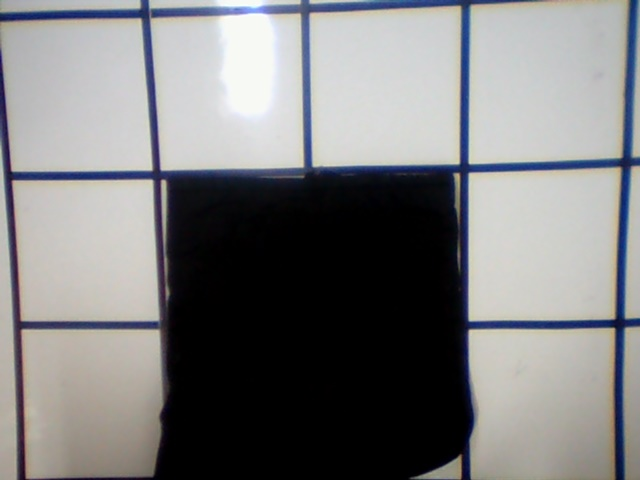
//> input picture Laberinto/p5.jpg, 640 x 480 px
$ ./FinalR1   (built with g++ and OpenCV 4)
//> lines starting //> are read from the running program, lines starting //| are printed output that depends on the picture; after the words box and inside, x2 and y2 are one past the last pixel; in counts of white or black regions, pixels touching at a corner belong together
#include <iostream>
#include <opencv2/highgui/highgui.hpp>
#include <opencv2/imgproc/imgproc.hpp>
#include <queue>
#include <vector>

#define RMAX 9
#define CMAX 13
#define INF 1000000000

using namespace std;
using namespace cv;

class Nodo {
public:
	int fila, columna;

	Nodo() {

	}

	// [4 lines left out: function Nodo, not called in this run]
};

const int di[] = {1, -1, 0, 0};
const int dj[] = {0, 0, 1, -1};
int mapa[RMAX][CMAX] = {
	{0, 0, 0, 1, 0, 0, 0, 0, 0, 0, 0, 0, 0},
	{0, 0, 0, 1, 0, 0, 1, 1, 1, 1, 1, 0, 0},
	{0, 0, 0, 1, 1, 1, 1, 0, 0, 0, 1, 0, 0},
	{0, 0, 0, 0, 0, 0, 0, 0, 0, 0, 1, 0, 0},
	{1, 1, 1, 1, 1, 0, 1, 1, 1, 1, 1, 1, 1},
	{1, 0, 1, 0, 1, 0, 1, 0, 0, 0, 1, 0, 1},
	{1, 0, 1, 0, 1, 0, 1, 0, 0, 1, 1, 0, 1},
	{1, 0, 1, 1, 1, 1, 1, 0, 0, 1, 0, 0, 1},
	{0, 0, 0, 0, 0, 0, 0, 0, 0, 1, 0, 0, 0}
};
int dist[RMAX][CMAX];
int R = 9, C = 13;
Nodo padre[RMAX][CMAX];

// [49 lines left out: function obtenerCamino, not called in this run]

int distancia(Point x1, Point x2)/// entre adyacentes
{
	return (int)sqrt(pow(x1.x - x2.x, 2) + pow(x1.y - x2.y, 2));
}

Point centro(Point Izq, Point Op) {		/// Ecuentra el centro del cuadrado

	int Px, Py;
	Px = ((Op.x - Izq.x) / 2) + Izq.x;
	Py = ((Op.y - Izq.y) / 2) + Izq.y;
	Point centro(Px, Py);
	return centro;
}

int DeteccionColor(Mat cortada)				// Analisis de color
{
	int cn = 0, cb = 0, cRGB = 0;
	for (int i = 0; i < cortada.rows; i++)
	{
		for (int j = 0; j < cortada.cols; j++)
		{
			if (cortada.at<uchar>(i, j) > 200)
			{
				cb++;
			}
			if (cortada.at<uchar>(i, j) < 50)
			{
				cn++;
			}
			// [4 lines of commented-out code are left out]
		}
	}

	if ((cn) > cb) { return 1; }		// Negro
	if (cn < cb) { return 0; }		// Blanco
	else return 1;
}

// [31 lines left out: functions Eliminar, Pared, Retroceso, not called in this run]

int main()
{
// [12 lines of commented-out code are left out]
	vector<Point> coordenada;			// Vector donde se almacenan los datos de las coordenadas en pixeles
	vector<Point> negros;				// Vector donde se almacenan los datos de las coordenadas en pixeles negros
	vector<Mat> corte;					// Vector de la matrices de las imagenes cortadas
	vector<Point>caminoX;				// Vecto con las coordenadas del camino
	vector<Point> auxCamino;
	int xMax, yMax;						// Valores maximos del cuadro


	Mat img0 = imread("p5.jpg", 1);		// imagen Original
//> img0 is the input picture: 480 rows x 640 cols, CV_8UC3; mean B, G, R 127.1, 126.3, 126.3
	Mat img;

	resize(img0, img, Size(600, 500), INTER_LINEAR);	// Redimensiona a => 800x600

	xMax = img.size().width;
	yMax = img.size().height;

	cout << xMax << "," << yMax;
//| 600,500
	int lado = 100;					// lado del cuadrado minimo
									//////////////////////////////////////////////////////////////////////////

									////////////////////////// BUSCA SALIDA//////////////////////////

	Mat Copy, imagen;
	img.copyTo(imagen);
	imagen.copyTo(Copy);

	// Transformacion A Binario
	cvtColor(Copy, Copy, CV_BGR2GRAY);
	Mat Copyaux;
	threshold(Copy, Copy, 50, 255, CV_THRESH_BINARY_INV);
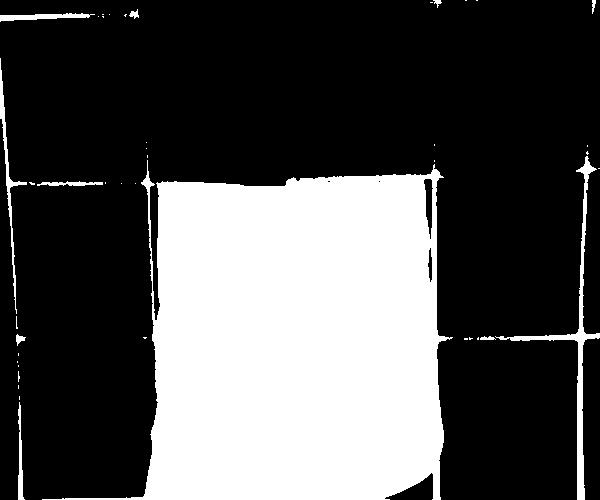
//> Copy: 500 rows x 600 cols, CV_8UC1; 31.6% white; 42 white regions (31 under 20 px)

	namedWindow("Imagen", CV_WINDOW_FREERATIO);
	imshow("Imagen", imagen);
	waitKey(0);

	// Buscar Los contornos
	vector<vector<Point>> Contorno;
	findContours(Copy, Contorno, CV_RETR_EXTERNAL, CV_CHAIN_APPROX_SIMPLE);
//> Contorno = 42 contours, 32 with area under 20; largest, box (x1, y1, x2, y2) and area: (42, 160, 453, 500) 90070, (495, 156, 600, 500) 1779, (0, 58, 27, 314) 492, (0, 13, 95, 22) 344, (18, 402, 25, 500) 220

	if (Contorno.size() != 2)
	{
		cout << "Hay mas de dos Paredes";
	}

	// Graficar Contorno
	Mat draw;
	draw = Mat::zeros(imagen.size(), CV_32FC1);
	cout << Contorno.size();
//| 42
	drawContours(draw, Contorno, 0, Scalar(255), -1);
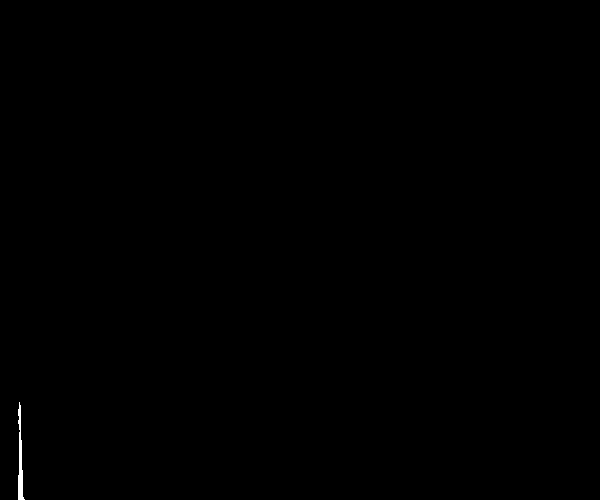
//> draw: 500 rows x 600 cols, CV_32FC1; 0.11% white; 1 white region, box (x1, y1, x2, y2) and area: (18, 402, 25, 500) 321
	namedWindow("Imagen2", CV_WINDOW_FREERATIO);
	imshow("Imagen2", draw);

	Mat dilated, eroded;
	Mat kernel = Mat::ones(21, 21, CV_8UC1);

	//Dilating
	dilate(draw, dilated, kernel, Point(-1, -1), 2, BORDER_CONSTANT);
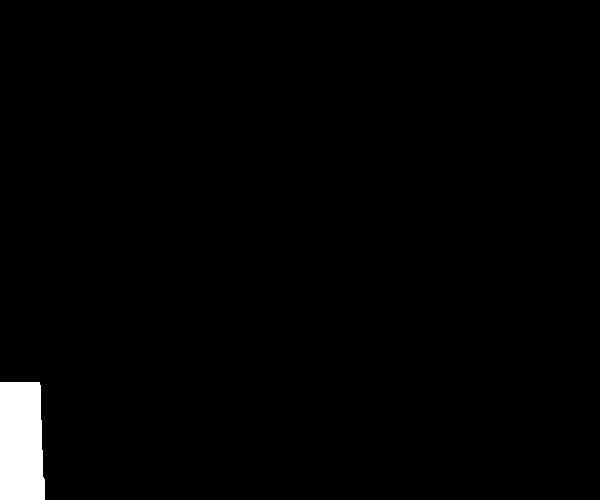
//> dilated: 500 rows x 600 cols, CV_32FC1; 1.7% white; 1 white region, box (x1, y1, x2, y2) and area: (0, 382, 45, 500) 5009
	namedWindow("Dilate", CV_WINDOW_FREERATIO);
	imshow("Dilate", dilated);

	//Eroding
	erode(dilated, eroded, kernel, Point(-1, -1), 2, BORDER_CONSTANT);
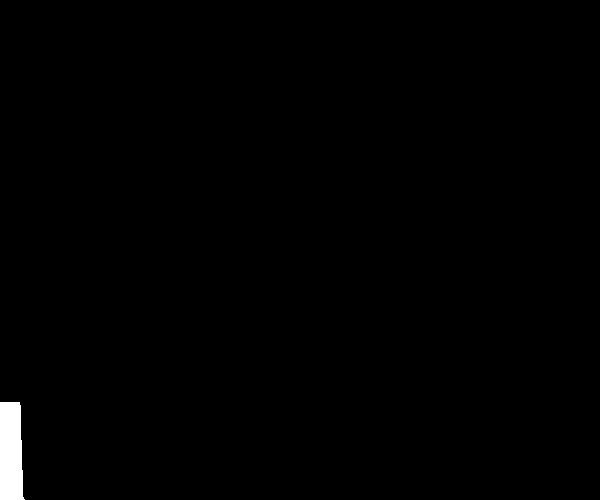
//> eroded: 500 rows x 600 cols, CV_32FC1; 0.72% white; 1 white region, box (x1, y1, x2, y2) and area: (0, 402, 25, 500) 2149
	namedWindow("Erode", CV_WINDOW_FREERATIO);
	imshow("Erode", eroded);

	// Diferencia Absoluta entre la erocion y dilatacion
	Mat diff;
	absdiff(dilated, eroded, diff);
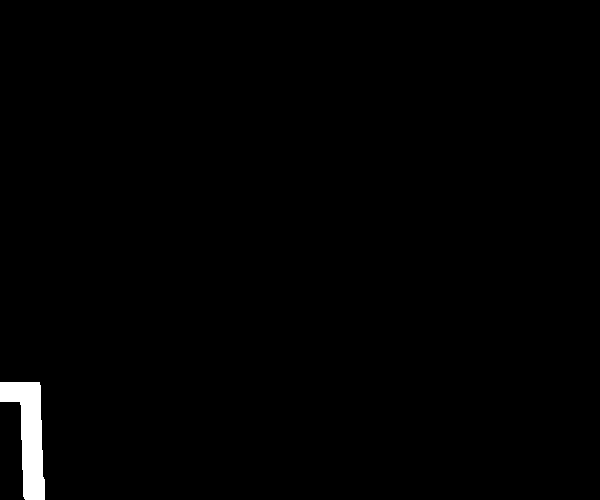
//> diff: 500 rows x 600 cols, CV_32FC1; 0.95% white; 1 white region, box (x1, y1, x2, y2) and area: (0, 382, 45, 500) 2860
	diff.convertTo(diff, CV_8UC1);
//> diff: 500 rows x 600 cols, CV_8UC1; 0.95% white; 1 white region
	namedWindow("DIFF", CV_WINDOW_FREERATIO);
	imshow("DIFF", diff);

	// Graficar resultado de la diferencia
	vector <vector <Point>> Solucion;
	findContours(diff, Solucion, CV_RETR_EXTERNAL, CV_CHAIN_APPROX_SIMPLE);
//> Solucion = 1 contour; box (x1, y1, x2, y2) and area: (0, 382, 45, 500) 2704
	Mat draw2;
	draw2 = Mat::zeros(imagen.size(), CV_32FC1);
	cout << Solucion.size();
//| 1
	drawContours(imagen, Solucion, 0, Scalar(255, 255, 0), -1);
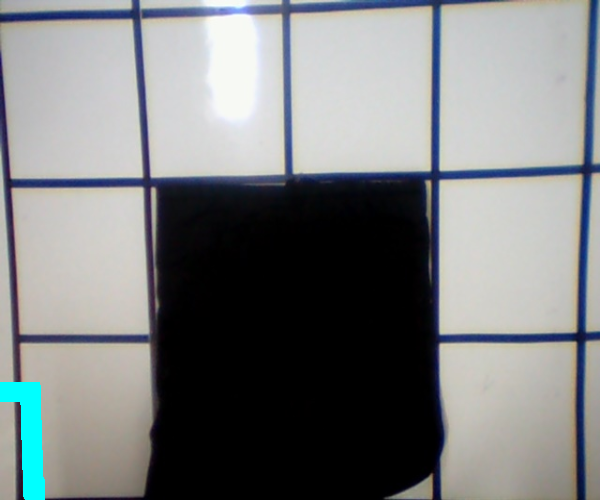
//> imagen: 500 rows x 600 cols, CV_8UC3; mean B, G, R 128.1, 127.2, 124.7

	namedWindow("RESUELTO", CV_WINDOW_FREERATIO);
	imshow("RESUELTO", imagen);
	//	waitKey(0);
	//	destroyAllWindows;

	cvtColor(imagen, img, CV_BGR2GRAY);
//> img: 500 rows x 600 cols, CV_8UC1

	//Copyaux.copyTo(img);
	imshow(" IAMIDMASDIASMDSAIDMASI", img);

	//////////////////////////////////////////////////////////////////////////


	/////////////////Elementros para la cuadriculacion////////////////////////
	int
		vix = 37,					// Coordenadas del vertice Izquierdo eje x
		viy = 36,					// Coordenadas del vertice Izquierdo eje y
		vox = lado + vix,			// Coordenadas del vertice Opuesto eje x
		voy = lado + viy;			// Coordenadas del vertice Opuesto eje y
									//////////////////////////////////////////////////////////////////////////
	int l1 = 0, l2 = 0, l3 = 0, l4 = 0;

	for (int i = 0; i < (xMax / lado) - 1; i++)
	{
		for (int j = 0; j < (yMax / lado) - 1; j++)
		{
			l1 = vix + lado*i; l2 = viy + lado*j;
			l3 = vox + lado*i; l4 = voy + lado*j;

			cout << endl << "[ " << l1 << "," << l2 << "] " << " " << "[ " << l3 << "," << l4 << "] " << endl;
			Point central = centro(Point(l1, l2), Point(l3, l4));	// Determina del Centro del Cuadrado de Lado x Lado
			cout << "Coord" << (int)central.x << "," << central.y << endl;

			if (i < ((xMax / lado) - 1) && j < ((yMax / lado) - 1)) //66
			{
				Rect r(l1, l2, l3, l4);
				Mat smallImg = img(Rect(Point(l1, l2), Point(l3, l4)));

				if (DeteccionColor(smallImg) == 1)
				{
					cout << "Negro =>" << DeteccionColor(smallImg) << endl;
				}

				if (DeteccionColor(smallImg) == 0)
				{
					cout << "Blanco =>" << DeteccionColor(smallImg) << endl;
				}

				imshow("Corte", smallImg);
				waitKey(0);
				cout << " qwerty: " << DeteccionColor(smallImg) << endl;

				if (DeteccionColor(smallImg) == 0)// || DeteccionColor(smallImg) == 1)
				{	// Solo los cuadros que se determinen como blanco seran escritos
					rectangle(img, Point(l1, l2), Point(l3, l4), Scalar(255, 255, 0), 1, 8, 0);
					circle(img, centro(Point(l1, l2), Point(l3, l4)), 50, Scalar(255, 0, 0), 2);
					coordenada.push_back(centro(Point(l1, l2), Point(l3, l4)));
					auxCamino.push_back(centro(Point(l1, l2), Point(l3, l4)));
				}

				if (DeteccionColor(smallImg) == 1)
				{	// cuarda los negros
					negros.push_back(centro(Point(l1, l2), Point(l3, l4)));
				}
			}


			string msg = "*" + to_string(central.x) + "," + to_string(central.y);
			putText(img, msg, central, FONT_HERSHEY_SIMPLEX, 0.3, CV_RGB(0, 0, 255), 1, CV_AA);
			cout << "Centrol" << central << endl;
			cout << "i : " << i << " MAX " << (xMax / lado) << endl;
		}
	}
//> this loop made 5 passes
//> (l1, l3) on passes 1 to 5: (37, 137), (137, 237), (237, 337), (337, 437), (437, 537)
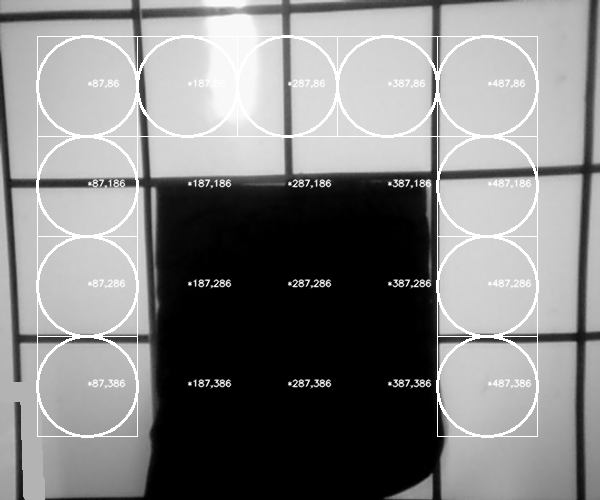
//> img: 500 rows x 600 cols, CV_8UC1; min 0, max 255, mean 130.7
//> after the loop, l1 = 437; l2 = 336; l3 = 537; l4 = 436; coordenada = 11 Points (x, y): [87, 86], [87, 186], [87, 286], [87, 386], [187, 86], [287, 86], [387, 86], [487, 86], [487, 186], [487, 286], [487, 386]; auxCamino has the same summary as coordenada; negros = 9 Points (x, y): [187, 186], [187, 286], [187, 386], [287, 186], [287, 286], [287, 386], [387, 186], [387, 286], [387, 386]

		cout << "DIME DEL VECTOR PPEPR : " << coordenada.size() << endl;
//| DIME DEL VECTOR PPEPR : 11
		cout << "Distancia : " << distancia(Point(87, 96), Point(187, 96)) << endl;
		for (int i = 0; i < coordenada.size(); i++)
		{
			cout << "i: " << i << " -" << coordenada.at(i) << endl;
		}
//> this loop made 11 passes
//| i: 0 -[87, 86]
//| i: 1 -[87, 186]
//| i: 2 -[87, 286]
//| i: 3 -[87, 386]
//| i: 4 -[187, 86]
//> (output is shown up to pass 5 of 11)
		cout << "Negro" << endl;
		for (int i = 0; i < negros.size(); i++)
		{
			cout << "i: " << i << " -" << negros.at(i) << endl;
		}
//> this loop made 9 passes
//| i: 0 -[187, 186]
//| i: 1 -[187, 286]
//| i: 2 -[187, 386]
//| i: 3 -[287, 186]
//| i: 4 -[287, 286]
//> (output is shown up to pass 5 of 9)
		//		cout << "DIM ADA ADN : " <<int(img.at<uchar>(87,200)) <<" - " <<endl ;

		// Buscar la Salida
		Point Entrada = Point(100, 10);
		Point Salida = Point(520, 520);
		int menor = 10000;
		int aux = 0;
		int cercaSalida[2];
		int cercaEntrada[2];
		vector<Point> E_S; // [0] mas cerca de la salida  [1] mas cerca de la entrada

		// Mas Cerca de la Salida
		for (int i = 0; i < coordenada.size(); i++)
		{
			//cout << "Caso :" <<i<<"_ "<< distancia(Salida, coordenada.at(i)) << " Y " << distancia(Salida, coordenada.at(i+1)) << endl;
			if (distancia(Salida, coordenada.at(i)) < menor)
			{
				menor = distancia(Salida, coordenada.at(i));
				//			cout << "Mas Cerca de la Salida" << coordenada.at(i)<< " - " << distancia(Salida, coordenada.at(i)) << endl;
				cercaSalida[0] = coordenada.at(i).x; cercaSalida[1] = coordenada.at(i).y;
			}
		}
//> this loop made 11 passes
//> menor on passes 1, 2, 3, 4, 8, 9, 10, 11: 613, 546, 492, 453, 435, 335, 236, 138
//> after the loop, Salida = Point(520, 520); menor = 138; cercaSalida = [487, 386]

		menor = 1000;
		//MAS cerca entrada
		for (int i = 0; i < coordenada.size(); i++)
		{
			if (distancia(Entrada, coordenada.at(i)) < menor)
			{
				menor = distancia(Entrada, coordenada.at(i));
				//			cout << "Mas Cerca de la Entrada" << coordenada.at(i) << " - " << distancia(Salida, coordenada.at(i)) << endl;
				cercaEntrada[0] = coordenada.at(i).x; cercaEntrada[1] = coordenada.at(i).y;
			}

		}
//> this loop made 11 passes
//> menor on pass 1: 77
//> after the loop, Entrada = Point(100, 10); menor = 77; cercaEntrada = [87, 86]

		cout << "Mas Cerca de la Entrada [" << cercaEntrada[0] << "," << cercaEntrada[1] << "] " << endl;
//| Mas Cerca de la Entrada [87,86]
		cout << "Mas Cerca de la Salida [" << cercaSalida[0] << "," << cercaSalida[1] << "] " << endl;
//| Mas Cerca de la Salida [487,386]

		menor = 10000;
		// Buscador de Caminos
		for (int i = 0; i < coordenada.size(); i++)
		{
			//cout << "Caso :" <<i<<"_ "<< distancia(Salida, coordenada.at(i)) << " Y " << distancia(Salida, coordenada.at(i+1)) << endl;
			if (distancia(Point(cercaEntrada[0], cercaEntrada[1]), coordenada.at(i)) == lado)
			{
				aux++;
				cout << "IR POR " << coordenada.at(i) << "- Distancia " << distancia(Point(cercaEntrada[0], cercaEntrada[1]), coordenada.at(i)) << endl;

			}
		}cout << "Caminos Detectados " << aux << endl;
//> this loop made 11 passes
//> aux on passes 2, 5: 1, 2
//> (printed output is left out)
//> after the loop, aux = 2
//| Caminos Detectados 2


// Busca Adyacentes
		for (int i = 0; i < coordenada.size(); i++)
		{
			for (int j = 0; j < coordenada.size(); j++)
			{

				if (distancia(coordenada.at(i), coordenada.at(j)) == lado)
				{
					cout << "adyacentes" << coordenada.at(i) << " Y " << coordenada.at(j) << endl;
				}

			}

		}

		//Copia
		for (int i = 0; i < coordenada.size(); i++)
		{
			//auxCamino.at(i)=coordenada.at(i);
		}

		//auxCamino.at(1) = coordenada.at(1);
		/// Ralacion entre adyacentes  para encontrar la salida

		Point IN = Point(cercaEntrada[0], cercaEntrada[1]);
//> IN = Point(87, 86)
		Point OUT = Point(cercaSalida[0], cercaSalida[1]);
//> OUT = Point(487, 386)

		Point Nodo;
		int contA = 0, contB = 0;
		int i = 0;

		for (int j = 0; j < auxCamino.size(); j++)
		{
			if (j == 0) { Point OUT = Point(cercaSalida[0], cercaSalida[1]); }

			cout << "Estoy comparando " << OUT << " y " << auxCamino.at(j) << endl;

			if (distancia(OUT, auxCamino.at(j)) == lado)
			{
				cout << "I : " << j - 1 << "camino" << auxCamino.at(j) << endl;
				contA++;
				caminoX.push_back(auxCamino.at(j));
				//	else auxCamino.pop_back();
			}
			else
			{
//> (the run ends here: the program stops with an error, at `Nodo = auxCamino.at(j - 1);`)

$ run again, with Laberinto/p1.jpg copied over Laberinto/p5.jpg
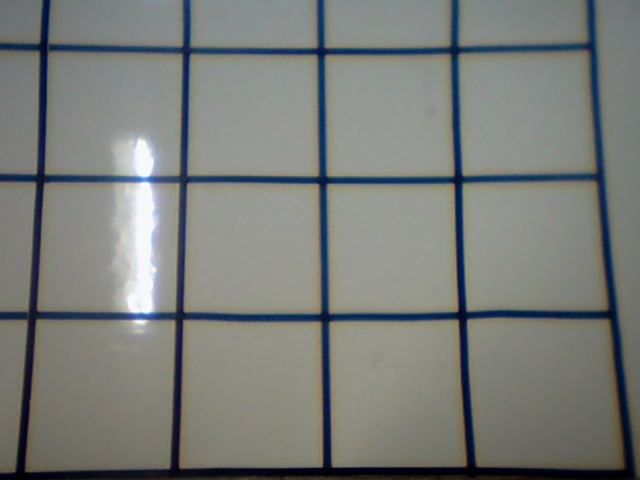
//> input picture Laberinto/p1.jpg, 640 x 480 px
//> img0 is the input picture: 480 rows x 640 cols, CV_8UC3; mean B, G, R 121.3, 125.1, 122.1
//| 600,500
//> `threshold(Copy, Copy, 50, 255, CV_THRESH_BINARY_INV);`:
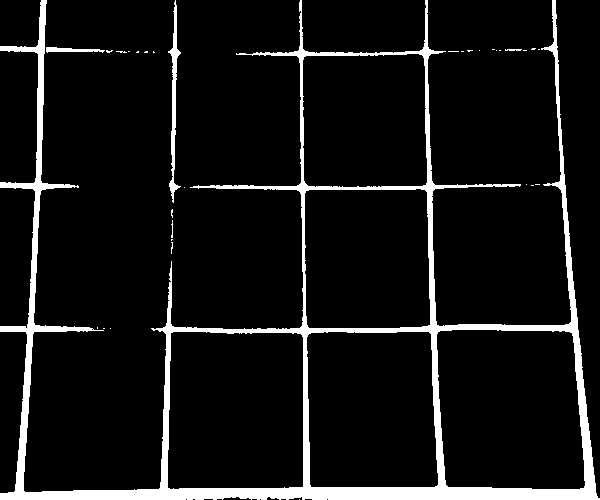
//> Copy: 500 rows x 600 cols, CV_8UC1; 8.3% white; 32 white regions (27 under 20 px)
//> Contorno = 32 contours, 29 with area under 20; largest, box (x1, y1, x2, y2) and area: (0, 0, 600, 500) 115694, (168, 0, 181, 203) 600, (46, 47, 105, 53) 147
//| 32
//> draw: 500 rows x 600 cols, CV_32FC1; 0% white in thin lines or dots, all inside (x1, y1, x2, y2) = (299, 499, 300, 500)
//> dilated: 500 rows x 600 cols, CV_32FC1; 0.29% white; 1 white region, box (x1, y1, x2, y2) and area: (279, 479, 320, 500) 861
//> Solucion = 1 contour; box (x1, y1, x2, y2) and area: (279, 479, 320, 500) 799
//| 1
//> imagen: 500 rows x 600 cols, CV_8UC3; mean B, G, R 121.8, 125.6, 121.9
//> the loop `for (int i = 0; i < (xMax / lado) - 1; i++)` made 5 passes
//> (l1, l3) on passes 1 to 5: (37, 137), (137, 237), (237, 337), (337, 437), (437, 537)
//> after the loop `for (int i = 0; i < (xMax / lado) - 1; i++)`:
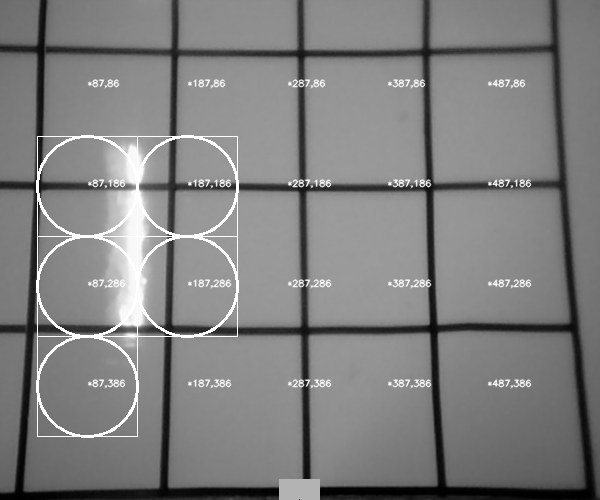
//> img: 500 rows x 600 cols, CV_8UC1; min 0, max 255, mean 127.2
//> after the loop `for (int i = 0; i < (xMax / lado) - 1; i++)`: l1 = 437; l2 = 336; l3 = 537; l4 = 436; coordenada = 5 Points (x, y): [87, 186], [87, 286], [87, 386], [187, 186], [187, 286]; auxCamino has the same summary as coordenada; negros = 15 Points (x, y), first 12: [87, 86], [187, 86], [187, 386], [287, 86], [287, 186], [287, 286], [287, 386], [387, 86], [387, 186], [387, 286], [387, 386], [487, 86]
//| DIME DEL VECTOR PPEPR : 5
//> the loop `for (int i = 0; i < coordenada.size(); i++)` made 5 passes
//| i: 0 -[87, 186]
//| i: 1 -[87, 286]
//| i: 2 -[87, 386]
//| i: 3 -[187, 186]
//| i: 4 -[187, 286]
//> the loop `for (int i = 0; i < negros.size(); i++)` made 15 passes
//| i: 0 -[87, 86]
//| i: 1 -[187, 86]
//| i: 2 -[187, 386]
//| i: 3 -[287, 86]
//| i: 4 -[287, 186]
//> (output is shown up to pass 5 of 15)
//> the loop `for (int i = 0; i < coordenada.size(); i++)` made 5 passes
//> menor on passes 1, 2, 3, 5: 546, 492, 453, 406
//> after the loop `for (int i = 0; i < coordenada.size(); i++)`: Salida = Point(520, 520); menor = 406; cercaSalida = [187, 286]
//> the loop `for (int i = 0; i < coordenada.size(); i++)` made 5 passes
//> menor on pass 1: 176
//> after the loop `for (int i = 0; i < coordenada.size(); i++)`: Entrada = Point(100, 10); menor = 176; cercaEntrada = [87, 186]
//| Mas Cerca de la Entrada [87,186]
//| Mas Cerca de la Salida [187,286]
//> the loop `for (int i = 0; i < coordenada.size(); i++)` made 5 passes
//> aux on passes 2, 4: 1, 2
//> (printed output is left out)
//> after the loop `for (int i = 0; i < coordenada.size(); i++)`: aux = 2
//| Caminos Detectados 2
//> IN = Point(87, 186)
//> `Point OUT = Point(cercaSalida[0], cercaSalida[1]);`: OUT = Point(187, 286)
